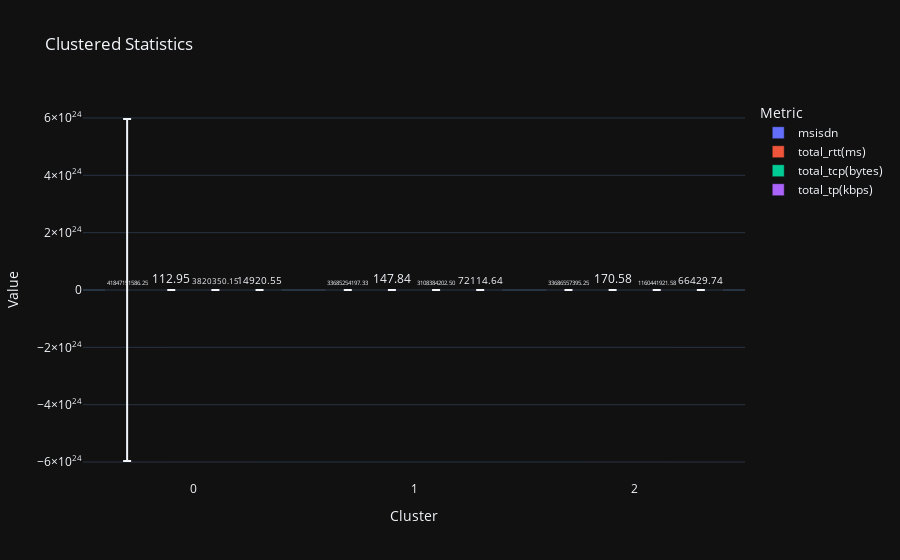

Notebook source saved alongside this figure:
### Code cell
# Aggregating statistics
clustered_stats = clustered_experience.groupby('cluster').agg(['min', 'max', 'mean', 'count', 'var', 'std'])

# Reshape the DataFrame for Plotly Express
clustered_stats = clustered_stats.stack(level=0).reset_index()

# Rename columns for better labels
clustered_stats.columns = ['cluster', 'metric', 'min', 'max', 'mean', 'count', 'var', 'std']

# Plotting
fig = px.bar(clustered_stats, x='cluster', y='mean', color='metric',
             error_y='std', text='mean',
             labels={'mean': 'Mean Value', 'metric': 'Metric'},
             title='Clustered Statistics',
             template='plotly_dark')  # Choose a dark template for a modern appearance

# Customize layout for better readability
fig.update_traces(texttemplate='%{text:.2f}', textposition='outside')
fig.update_layout(xaxis_title='Cluster', yaxis_title='Value', showlegend=True)
fig.update_layout(barmode='group', bargap=0.2)

# Show the plot
fig.show()

### Figure 1 — Plotly figure (JSON) as saved in the notebook; plotly's stock layout.template omitted (floating-point values rounded to 4 significant figures)
{"data": [{"alignmentgroup": "True", "error_y": {"array": [5.964e+24, 1536392808808155, 1567000000000000.0]}, "hovertemplate": "Metric=msisdn<br>cluster=%{x}<br>Mean Value=%{text}<extra></extra>", "legendgroup": "msisdn", "marker": {"color": "#636efa", "pattern": {"shape": ""}}, "name": "msisdn", "offsetgroup": "msisdn", "orientation": "v", "showlegend": true, "text": [41850000000.0, 33690000000.0, 33690000000.0], "textposition": "outside", "texttemplate": "%{text:.2f}", "type": "bar", "x": [0, 1, 2], "xaxis": "x", "y": [41850000000.0, 33690000000.0, 33690000000.0], "yaxis": "y"}, {"alignmentgroup": "True", "error_y": {"array": [321100.0, 11680.0, 44630.0]}, "hovertemplate": "Metric=total_rtt(ms)<br>cluster=%{x}<br>Mean Value=%{text}<extra></extra>", "legendgroup": "total_rtt(ms)", "marker": {"color": "#EF553B", "pattern": {"shape": ""}}, "name": "total_rtt(ms)", "offsetgroup": "total_rtt(ms)", "orientation": "v", "showlegend": true, "text": [113.0, 147.8, 170.6], "textposition": "outside", "texttemplate": "%{text:.2f}", "type": "bar", "x": [0, 1, 2], "xaxis": "x", "y": [113.0, 147.8, 170.6], "yaxis": "y"}, {"alignmentgroup": "True", "error_y": {"array": [473700000000000.0, 417352444733721400, 190699342907284770]}, "hovertemplate": "Metric=total_tcp(bytes)<br>cluster=%{x}<br>Mean Value=%{text}<extra></extra>", "legendgroup": "total_tcp(bytes)", "marker": {"color": "#00cc96", "pattern": {"shape": ""}}, "name": "total_tcp(bytes)", "offsetgroup": "total_tcp(bytes)", "orientation": "v", "showlegend": true, "text": [3820000.0, 3108000000.0, 1160000000.0], "textposition": "outside", "texttemplate": "%{text:.2f}", "type": "bar", "x": [0, 1, 2], "xaxis": "x", "y": [3820000.0, 3108000000.0, 1160000000.0], "yaxis": "y"}, {"alignmentgroup": "True", "error_y": {"array": [710600000.0, 1138000000.0, 1019000000.0]}, "hovertemplate": "Metric=total_tp(kbps)<br>cluster=%{x}<br>Mean Value=%{text}<extra></extra>", "legendgroup": "total_tp(kbps)", "marker": {"color": "#ab63fa", "pattern": {"shape": ""}}, "name": "total_tp(kbps)", "offsetgroup": "total_tp(kbps)", "orientation": "v", "showlegend": true, "text": [14920.0, 72110.0, 66430.0], "textposition": "outside", "texttemplate": "%{text:.2f}", "type": "bar", "x": [0, 1, 2], "xaxis": "x", "y": [14920.0, 72110.0, 66430.0], "yaxis": "y"}], "layout": {"bargap": 0.2, "barmode": "group", "legend": {"title": {"text": "Metric"}, "tracegroupgap": 0}, "showlegend": true, "title": {"text": "Clustered Statistics"}, "xaxis": {"anchor": "y", "domain": [0, 1], "title": {"text": "Cluster"}}, "yaxis": {"anchor": "x", "domain": [0, 1], "title": {"text": "Value"}}}}
